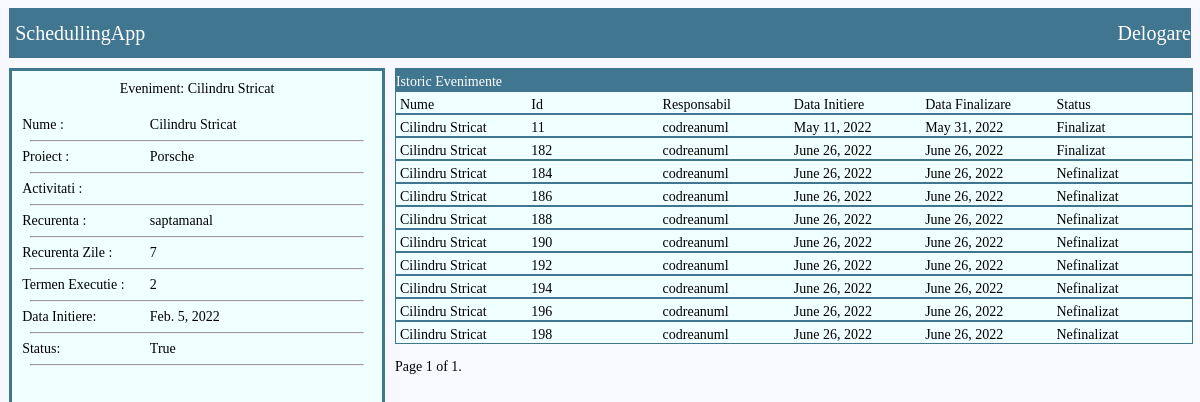
The app's page /events/eveniment_template/3/ (signed in) with its own data.
### EVENTS/models.py (models this page shows, shortened)
class Eveniment_Template(models.Model):
	nume = models.CharField(max_length=100)
	proiect=models.ForeignKey(Proiect,related_name='evenimente',on_delete=models.CASCADE,null=True, blank=True)
	responsabil=models.ForeignKey(User,related_name='eveniment_temp',on_delete=models.CASCADE)
	activitati_necesare=models.TextField(max_length=300)
	CHOICES=[('saptamanal', 'saptamanal') , ('lunar','lunar') , ('anual','anual') , ('2ani','2ani') ]
	recurenenta=models.CharField(choices=CHOICES,max_length=100)
	recurenenta_zile=models.IntegerField()
	zile_executie=models.IntegerField()
	an_choice=[(2022,2022),(2023,2023),(2024,2024),(2025,2025),(2026,2026),]
	luna_choice=[(1,1),(2,2),(3,3),(4,4),(5,5),(6,6),(7,7),(8,8),(9,9),(10,10),(11,11),(12,12)]
	zi_choice=[(1,1),(2,2),(3,3),(4,4),(5,5),(6,6),(7,7),(8,8),(9,9),(10,10),(11,11),(12,12),(13,13),(14,14),(15,15),(16,16),(17,17),(18,18),(19,19),(20,20),(21,21),(22,22),(23,23),(24,24),(25,25),(26,26),(27,27),(28,28)]
	an_incepere=models.IntegerField(choices=an_choice)
	luna_incepere=models.IntegerField(choices=luna_choice)
	zi_incepere=models.IntegerField(choices=zi_choice)
	data_initiere=models.DateField(null=True)
	status=models.BooleanField()
	def __str__(self):
		return self.nume

class Eveniment(models.Model):
	responsabil=models.ForeignKey(User,related_name='eveniment_inst',on_delete=models.CASCADE)
	eveniment_template=models.ForeignKey(Eveniment_Template,related_name='eveniment_obj',on_delete=models.CASCADE)
	data_initiere=models.DateField()
	data_finalizare=models.DateField(blank=True)
	status=models.BooleanField() # 1 deschis si nefinalizat 2 deschis si finalizat
	class Meta :
		ordering=['data_finalizare']

### PROJECTS/models.py (models this page shows)
class Proiect (models.Model):
	nume=models.CharField(max_length=30,unique=True)
	id_proiect=models.IntegerField(unique=True)
	descriere=models.CharField(max_length=100)
	def __str__(self):
		return self.nume

### EVENTS/views.py (the view)
# urls.py: path('eveniment_template/<int:eveniment_pk>/',EVENTS_VIEWS.detalii_eveniment_template,name='detalii_eveniment_template'),
@login_required
def detalii_eveniment_template(request,eveniment_pk):
	eveniment_querry=Eveniment_Template.objects.get(pk=eveniment_pk)
	eveniment_querry_instances_req=Eveniment.objects.filter(eveniment_template=eveniment_querry)
	paginator = Paginator(eveniment_querry_instances_req, 40) # Show 25 contacts per page.
	page_number = request.GET.get('page')
	eveniment_querry_instances = paginator.get_page(page_number)
	return render(request,'EVENTS/datalii_eveniment_template.html',{'eveniment':eveniment_querry,'evenimente_instance':eveniment_querry_instances})

### templates/EVENTS/datalii_eveniment_template.html (shortened to what this page needs)
{% extends 'EVENTS/template.html' %}
{% block content %}
<div class="container_detalii_eveniment">
<div class="container_left_detalii_eveniment">
    <div class="nume">Eveniment: {{eveniment.nume}}</div>
    	<div class="row">
			<div class="col_nume">Nume : </div>
			<div class="col_nume_val">{{eveniment.nume}}</div>
		</div>
		<hr/>
		<div class="row">
			<div class="col_nume">Proiect : </div>
			<div class="col_nume_val">{{eveniment.proiect}}</div>
		</div>
		<hr/>
		<div class="row">
			<div class="col_nume">Activitati : </div>
		</div>
		<hr/>
		<div class="row">
			<div class="col_nume">Recurenta : </div>
			<div class="col_nume_val">{{eveniment.recurenenta}}</div>
		</div>
		<hr/>
		<div class="row">
			<div class="col_nume">Recurenta Zile : </div>
			<div class="col_nume_val">{{eveniment.recurenenta_zile}}</div>
		</div>
		<hr/>
		<div class="row">
			<div class="col_nume">Termen Executie : </div>
			<div class="col_nume_val">{{eveniment.zile_executie}}</div>
		</div>
		<hr/>
		<div class="row">
			<div class="col_nume">Data Initiere: </div>
			<div class="col_nume_val">{{eveniment.data_initiere}}</div>
		</div>
		<hr/>
		<div class="row">
			<div class="col_nume">Status: </div>
			<div class="col_nume_val">{{eveniment.status}}</div>
		</div>
		<hr/>
</div>
<div class="container_right_detalii_eveniment">
        <div class="row_h">
        	Istoric Evenimente
        </div>
        <div class="row">
        	<div class="col_nume">
                Nume
            </div>
            <div class="col_Id">
                Id
            </div>
            <div class="col_responsabil">
                Responsabil
            </div>
            <div class="col_data_initiere">
                Data Initiere
            </div>
            <div class="col_data_finalizare">
                Data Finalizare
            </div>
            <div class="col_status">
                Status
            </div>
        </div>
{% for eveniment in evenimente_instance %}
        <div class="row">
            <div class="col_nume_val">{{eveniment.eveniment_template}} </div>
            <div class="col_Id_val">{{eveniment.pk}}</div>
            <div class="col_responsabil_val">{{eveniment.responsabil}}</div>
            <div class="col_data_initiere_val">{{eveniment.data_initiere}}</div>
            <div class="col_data_finalizare_val">{{eveniment.data_finalizare}}</div>
            {% if eveniment.status == 0 %}
            <div class="col_status_val">Nefinalizat</div>
            {% else %}
            <div class="col_status_val">Finalizat</div>
            {% endif %}
        </div>
{% endfor %}
<div class="pagination">
    <span class="step-links">
        <span class="current">
            Page {{ evenimente_instance.number }} of {{ evenimente_instance.paginator.num_pages }}.
        </span>
    </span>
</div>
</div>
{% endblock %}

### static/css/EVENTS/style.css (style rules this page uses)
body { background-color: #F8F8FF; }
.container_detalii_eveniment { display: flex; flex-direction: row; font-size: 14px; }
.container_left_detalii_eveniment { margin-top: 10px; margin-left: 0.1vw; height: 100vh; width: 550px; background-color: #F0FFFF; display: flex; flex-direction: column; border-style: solid; border-color: #417690; border-size: 1px; }
.container_left_detalii_eveniment hr { width: 90%; color : #417690; }
.container_left_detalii_eveniment .nume { margin-top: 10px; width: 100%; display: flex; justify-content: center; margin-bottom: 20px; }
.container_left_detalii_eveniment .row { width: 100%; display: flex; justify-content:center; align-items: center; margin-left: 5px; }
.container_left_detalii_eveniment .row .col_nume { width: 35%; display: flex; justify-content:left; align-items: center; padding-left: 5px; }
.container_left_detalii_eveniment .row .col_nume_val { width: 65%; display: flex; justify-content:left; align-items: center; }
.container_left_detalii_eveniment hr { width: 90%; }
.container_right_detalii_eveniment { width: 100%; margin-top: 10px; padding-left: 10px; padding-right: 0.1vw; }
.container_right_detalii_eveniment .row_h { width: 100%; display: flex; align-items: center; justify-content: left; color: white; background-color: #417690; border-style: solid; border-color: #417690 ; border-width: 1px; padding-top: 5px; }
.col_nume { width:16.5%; }
.col_Id { width:16.5%; }
.col_responsabil { width:16.5%; }
.col_data_initiere { width:16.5%; }
.col_data_finalizare { width:16.5%; }
.col_status { width:16.5%; }
.container_right_detalii_eveniment .row { width: 100%; display: flex; align-items: center; justify-content: center; background-color: #F0FFFF; border-style: solid; border-color: #417690 ; border-width: 1px; padding-top: 5px; }
.col_nume_val { width:16.5%; }
.col_Id_val { width:16.5%; }
.col_responsabil_val { width:16.5%; }
.col_data_initiere_val { width:16.5%; }
.col_data_finalizare_val { width:16.5%; }
.col_status_val { width:16.5%; }
.pagination { margin-top: 15px; }

### records on screen
Eveniment_Template: nume "Cilindru Stricat", proiect "Porsche", recurenenta "saptamanal", recurenenta_zile "7", zile_executie "2", data_initiere "Feb. 5, 2022", status "True"
Eveniment: eveniment_template "Cilindru Stricat", pk "11", responsabil "codreanuml", data_initiere "May 11, 2022", data_finalizare "May 31, 2022", status "Finalizat"
Eveniment: eveniment_template "Cilindru Stricat", pk "182", responsabil "codreanuml", data_initiere "June 26, 2022", data_finalizare "June 26, 2022", status "Finalizat"
Eveniment: eveniment_template "Cilindru Stricat", pk "184", responsabil "codreanuml", data_initiere "June 26, 2022", data_finalizare "June 26, 2022", status "Nefinalizat"
Eveniment: eveniment_template "Cilindru Stricat", pk "186", responsabil "codreanuml", data_initiere "June 26, 2022", data_finalizare "June 26, 2022", status "Nefinalizat"
Eveniment: eveniment_template "Cilindru Stricat", pk "188", responsabil "codreanuml", data_initiere "June 26, 2022", data_finalizare "June 26, 2022", status "Nefinalizat"
Eveniment: eveniment_template "Cilindru Stricat", pk "190", responsabil "codreanuml", data_initiere "June 26, 2022", data_finalizare "June 26, 2022", status "Nefinalizat"
Eveniment: eveniment_template "Cilindru Stricat", pk "192", responsabil "codreanuml", data_initiere "June 26, 2022", data_finalizare "June 26, 2022", status "Nefinalizat"
Eveniment: eveniment_template "Cilindru Stricat", pk "194", responsabil "codreanuml", data_initiere "June 26, 2022", data_finalizare "June 26, 2022", status "Nefinalizat"
Eveniment: eveniment_template "Cilindru Stricat", pk "196", responsabil "codreanuml", data_initiere "June 26, 2022", data_finalizare "June 26, 2022", status "Nefinalizat"
Eveniment: eveniment_template "Cilindru Stricat", pk "198", responsabil "codreanuml", data_initiere "June 26, 2022", data_finalizare "June 26, 2022", status "Nefinalizat"

### other values on screen
{{ evenimente_instance.number }} "1"
{{ evenimente_instance.paginator.num_pages }} "1"
